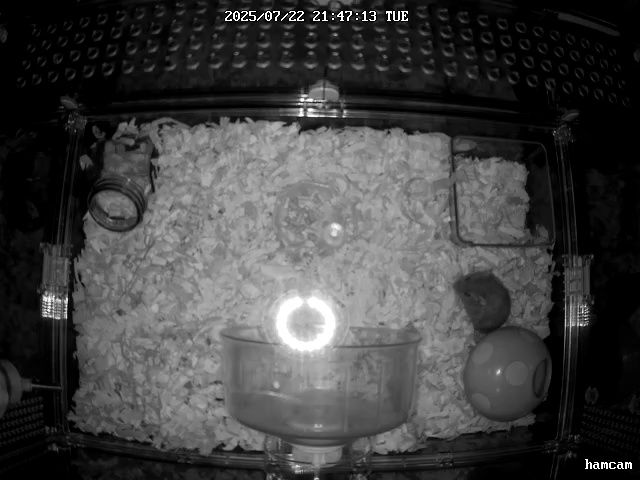
#> input picture data/raw_frames/hamster_manual_20250722_214713_365.jpg, 640 x 480 px, given in place of the camera
$ python data_quality.py   (older library calls are emulated)
#> lines starting #> are read from the running program, lines starting #| are printed output that depends on the picture
#> in main, frame is the input picture: shape (480, 640, 3); min 0, max 255, mean 65.2
### phase3_hamster_tracking/utils/hamster_config.py
#!/usr/bin/env python3
# -*- coding: utf-8 -*-
"""
ハムスター管理システム設定管理モジュール
YAML設定ファイルの読み込み・管理・検証を行う
"""

import os
import sys
# UTF-8エンコーディング強制設定
if sys.stdout.encoding != 'UTF-8':
    os.environ['PYTHONIOENCODING'] = 'utf-8'

import yaml
from dataclasses import dataclass, field
from typing import List, Dict, Optional, Union, Any, Tuple
from datetime import datetime
import numpy as np
import logging

# ログ設定
logger = logging.getLogger(__name__)

@dataclass
class CageConfig:
    """ケージ設定データクラス"""
    width: float = 380.0
    height: float = 280.0
    depth: float = 200.0
    material: str = "acrylic"
    corner_markers: bool = True
    reference_object_size: float = 50.0
    background_color: str = "white"
    camera_height_mm: float = 400.0
    lighting_type: str = "mixed"
    viewing_angle_degrees: float = 90.0

    def get_area_mm2(self) -> float:
        """ケージ面積を取得 (mm²)"""
        return self.width * self.height

    def get_aspect_ratio(self) -> float:
        """ケージのアスペクト比を取得"""
        return self.width / self.height

    # [17 lines left out: function validate, not called in this run]

@dataclass
class CalibrationConfig:
    """座標校正設定データクラス"""
    method: str = "manual"
    calibration_points: int = 4
    calibration_matrix_file: str = "calibration_matrix.yaml"
    backup_calibration_file: str = "calibration_backup.yaml"
    validation_enabled: bool = True
    reference_distance_mm: float = 100.0
    accuracy_threshold_mm: float = 5.0
    auto_validation: bool = True

    # 自動校正設定
    corner_detection_method: str = "contour"
    edge_threshold: int = 50
    min_area_ratio: float = 0.7
    gaussian_blur_kernel: int = 5

    # [17 lines left out: function validate, not called in this run]

@dataclass
class DeepLabCutConfig:
    """DeepLabCut設定データクラス"""
    config_file: str = "deeplabcut/config.yaml"
    model_path: str = "deeplabcut/models/latest"
    confidence_threshold: float = 0.7
    inference_engine: str = "tensorflow"

    # 身体部位設定
    phase1_parts: List[str] = field(default_factory=lambda: ["nose", "back", "tail"])
    phase2_parts: List[str] = field(default_factory=lambda: ["nose", "head", "back", "hip", "tail"])
    phase3_parts: List[str] = field(default_factory=lambda: ["nose", "head", "left_ear", "right_ear", "back", "hip", "tail"])
    current_phase: str = "phase1"

    # 身体部位重み
    body_part_weights: Dict[str, float] = field(default_factory=lambda: {
        'nose': 0.2, 'head': 0.25, 'left_ear': 0.05, 'right_ear': 0.05,
        'back': 0.3, 'hip': 0.25, 'tail': 0.1
    })

    # 推論設定
    batch_size: int = 1
    input_resolution: List[int] = field(default_factory=lambda: [480, 640])
    preprocessing_enabled: bool = True
    postprocessing_enabled: bool = True

    # [42 lines left out: functions get_current_body_parts, get_active_weights, validate, not called in this run]

@dataclass
class MovementTrackingConfig:
    """移動追跡設定データクラス"""
    # 物理的制約
    max_speed_mm_per_sec: float = 200.0
    max_acceleration_mm_per_sec2: float = 500.0
    min_movement_threshold_mm: float = 2.0
    max_jump_distance_mm: float = 50.0

    # フィルタリング設定
    kalman_filter_enabled: bool = True
    smoothing_window_size: int = 5
    outlier_detection_enabled: bool = True
    outlier_threshold_sigma: float = 2.5
    interpolation_max_frames: int = 3

    # 統計計算設定
    sampling_interval_sec: float = 1.0
    daily_summary_time: str = "23:59"
    activity_threshold_mm_per_min: float = 100.0
    rest_threshold_sec: int = 300

    # [20 lines left out: function validate, not called in this run]

@dataclass
class MonitoringConfig:
    """システム監視設定データクラス"""
    # 性能監視
    target_fps: float = 2.0
    max_processing_time_ms: int = 500
    memory_limit_mb: int = 512
    cpu_limit_percent: int = 80

    # アラート設定
    no_movement_hours: int = 4
    system_error_threshold: int = 10
    low_confidence_ratio_threshold: float = 0.5
    high_memory_usage_threshold: float = 0.9

    # ログ設定
    log_level: str = "INFO"
    file_rotation_size_mb: int = 10
    max_log_files: int = 5
    console_output: bool = True

    # [14 lines left out: function validate, not called in this run]

@dataclass
class HamsterTrackingConfig:
    """ハムスター管理システム総合設定データクラス"""
    # 基本システム情報
    version: str = "3.0"
    name: str = "hamster_tracking_system"
    description: str = "Hamster tracking system configuration"

    # 各種設定
    cage: CageConfig = field(default_factory=CageConfig)
    calibration: CalibrationConfig = field(default_factory=CalibrationConfig)
    deeplabcut: DeepLabCutConfig = field(default_factory=DeepLabCutConfig)
    movement: MovementTrackingConfig = field(default_factory=MovementTrackingConfig)
    monitoring: MonitoringConfig = field(default_factory=MonitoringConfig)

    # データ収集設定
    storage_base_dir: str = "./data"
    auto_quality_check: bool = True

    # ネットワーク設定
    rtsp_stream_type: str = "sub"
    rtsp_reconnect_attempts: int = 5
    rtsp_timeout_sec: int = 10

    # 開発設定
    debug_mode: bool = False
    test_mode: bool = False

    # [268 lines left out: functions from_yaml, to_yaml, validate_all, update_cage_size, get_cage_corners_mm, summary, not called in this run]

def load_config(file_path: str = None) -> HamsterTrackingConfig:
    """設定ファイルを読み込み（デフォルトパス対応）"""
    if file_path is None:
        # デフォルト設定ファイルパス
        base_dir = os.path.dirname(os.path.dirname(os.path.abspath(__file__)))
        file_path = os.path.join(base_dir, 'config', 'hamster_config.yaml')

    if os.path.exists(file_path):
        return HamsterTrackingConfig.from_yaml(file_path)
    else:
        logger.warning(f"設定ファイル '{file_path}' が見つかりません。デフォルト設定を使用します。")
        return HamsterTrackingConfig()

# [28 lines that do not run on import are left out]

### phase3_hamster_tracking/data_collection/data_quality.py
#!/usr/bin/env python3
# -*- coding: utf-8 -*-
"""
データ品質評価システム
DeepLabCut学習用画像の品質を自動評価・フィルタリングするモジュール
"""

import os
import sys
import cv2
import numpy as np
from datetime import datetime
from typing import Dict, List, Tuple, Optional, Union
from dataclasses import dataclass, asdict
from enum import Enum
import logging
from pathlib import Path

# プロジェクトパスを追加
sys.path.append(os.path.dirname(os.path.dirname(os.path.dirname(os.path.abspath(__file__)))))
from phase3_hamster_tracking.utils.hamster_config import HamsterTrackingConfig, load_config

# ログ設定
logger = logging.getLogger(__name__)

class QualityLevel(Enum):
    """品質レベル列挙型"""
    EXCELLENT = "excellent"
    GOOD = "good"
    ACCEPTABLE = "acceptable"
    POOR = "poor"
    REJECT = "reject"

@dataclass
class QualityMetrics:
    """品質評価指標データクラス"""
    # 基本的な画像品質
    blur_score: float                # ブラー検出スコア（高いほど鮮明）
    brightness_score: float          # 輝度スコア（0-1、0.5が理想）
    contrast_score: float            # コントラストスコア（高いほど良い）
    noise_score: float              # ノイズスコア（低いほど良い）
    saturation_score: float         # 彩度スコア（適度な彩度が理想）

    # ハムスター検出関連
    hamster_visibility_score: float  # ハムスター可視性スコア
    hamster_size_score: float       # ハムスターサイズ適正スコア
    pose_clarity_score: float       # 姿勢の明瞭性スコア

    # 背景・環境
    background_stability_score: float  # 背景安定性スコア
    lighting_consistency_score: float # 照明一貫性スコア
    shadow_interference_score: float  # 影の干渉スコア

    # 総合評価
    overall_score: float             # 総合品質スコア（0-1）
    quality_level: QualityLevel     # 品質レベル

    # メタデータ
    evaluation_timestamp: datetime
    frame_resolution: Tuple[int, int]
    file_size_bytes: Optional[int] = None
    notes: List[str] = None

@dataclass
class QualityStats:
    """品質評価統計データクラス"""
    total_evaluated: int = 0
    excellent_count: int = 0
    good_count: int = 0
    acceptable_count: int = 0
    poor_count: int = 0
    rejected_count: int = 0
    average_overall_score: float = 0.0
    average_blur_score: float = 0.0
    average_brightness_score: float = 0.0
    average_contrast_score: float = 0.0

class DataQualityAssessor:
    """データ品質評価システム"""

    def __init__(self, config: Optional[HamsterTrackingConfig] = None):
        """
        データ品質評価システムを初期化

        Args:
            config: ハムスター管理システム設定
        """
        self.config = config if config else load_config()

        # 品質閾値設定（デフォルト値使用）
        self.quality_thresholds = {
            'blur_threshold': 100.0,  # デフォルト値
            'brightness_range': [50, 200],  # デフォルト値
            'contrast_threshold': 0.3,  # デフォルト値
            'min_hamster_area_ratio': 0.01,  # フレーム面積に対する最小ハムスター面積比
            'max_hamster_area_ratio': 0.15,  # フレーム面積に対する最大ハムスター面積比
            'noise_variance_threshold': 100.0,  # ノイズ分散閾値
            'saturation_optimal_range': (0.3, 0.8)  # 最適彩度範囲
        }

        # 品質レベル閾値
        self.level_thresholds = {
            QualityLevel.EXCELLENT: 0.8,
            QualityLevel.GOOD: 0.65,
            QualityLevel.ACCEPTABLE: 0.5,
            QualityLevel.POOR: 0.3,
            QualityLevel.REJECT: 0.0
        }

        # 統計情報
        self.stats = QualityStats()

        # 背景モデル（背景安定性評価用）
        self.background_model = None
        self.background_frames = []
        self.max_background_frames = 10

        logger.info("データ品質評価システム初期化完了")

    def evaluate_image_quality(
        self,
        image: np.ndarray,
        file_path: Optional[str] = None,
        detect_hamster: bool = True
    ) -> QualityMetrics:
        """
        画像の品質を総合評価

        Args:
            image: 評価対象画像
            file_path: ファイルパス（ファイルサイズ取得用）
            detect_hamster: ハムスター検出を行うかどうか

        Returns:
            品質評価結果
        """
        try:
            # 基本品質指標の評価
            blur_score = self._evaluate_blur(image)
            brightness_score = self._evaluate_brightness(image)
            contrast_score = self._evaluate_contrast(image)
            noise_score = self._evaluate_noise(image)
            saturation_score = self._evaluate_saturation(image)

            # ハムスター関連評価
            hamster_visibility = 0.5  # デフォルト値
            hamster_size = 0.5
            pose_clarity = 0.5

            if detect_hamster:
                hamster_metrics = self._evaluate_hamster_visibility(image)
                hamster_visibility = hamster_metrics['visibility_score']
                hamster_size = hamster_metrics['size_score']
                pose_clarity = hamster_metrics['pose_clarity']

            # 背景・環境評価
            background_stability = self._evaluate_background_stability(image)
            lighting_consistency = self._evaluate_lighting_consistency(image)
            shadow_interference = self._evaluate_shadow_interference(image)

            # 総合スコア計算（重み付き平均）
            weights = {
                'blur': 0.2,
                'brightness': 0.1,
                'contrast': 0.1,
                'noise': 0.1,
                'saturation': 0.05,
                'hamster_visibility': 0.25,
                'hamster_size': 0.1,
                'pose_clarity': 0.15,
                'background': 0.03,
                'lighting': 0.05,
                'shadow': 0.02
            }

            overall_score = (
                blur_score * weights['blur'] +
                brightness_score * weights['brightness'] +
                contrast_score * weights['contrast'] +
                (1.0 - noise_score) * weights['noise'] +  # ノイズは低いほど良い
                saturation_score * weights['saturation'] +
                hamster_visibility * weights['hamster_visibility'] +
                hamster_size * weights['hamster_size'] +
                pose_clarity * weights['pose_clarity'] +
                background_stability * weights['background'] +
                lighting_consistency * weights['lighting'] +
                (1.0 - shadow_interference) * weights['shadow']  # 影は少ないほど良い
            )

            # 品質レベル判定
            quality_level = self._determine_quality_level(overall_score)

            # ファイルサイズ取得
            file_size = None
            if file_path and os.path.exists(file_path):
                file_size = os.path.getsize(file_path)

            # 評価結果作成
            metrics = QualityMetrics(
                blur_score=blur_score,
                brightness_score=brightness_score,
                contrast_score=contrast_score,
                noise_score=noise_score,
                saturation_score=saturation_score,
                hamster_visibility_score=hamster_visibility,
                hamster_size_score=hamster_size,
                pose_clarity_score=pose_clarity,
                background_stability_score=background_stability,
                lighting_consistency_score=lighting_consistency,
                shadow_interference_score=shadow_interference,
                overall_score=overall_score,
                quality_level=quality_level,
                evaluation_timestamp=datetime.now(),
                frame_resolution=(image.shape[1], image.shape[0]),
                file_size_bytes=file_size,
                notes=self._generate_quality_notes(locals())
            )

            # 統計更新
            self._update_stats(metrics)

            return metrics

        except Exception as e:
            logger.error(f"画像品質評価エラー: {e}")
            # エラー時のデフォルト評価
            return QualityMetrics(
                blur_score=0.0, brightness_score=0.0, contrast_score=0.0,
                noise_score=1.0, saturation_score=0.0,
                hamster_visibility_score=0.0, hamster_size_score=0.0, pose_clarity_score=0.0,
                background_stability_score=0.0, lighting_consistency_score=0.0,
                shadow_interference_score=1.0,
                overall_score=0.0, quality_level=QualityLevel.REJECT,
                evaluation_timestamp=datetime.now(),
                frame_resolution=(0, 0),
                notes=[f"評価エラー: {str(e)}"]
            )

    def _evaluate_blur(self, image: np.ndarray) -> float:
        """ブラー検出評価"""
        try:
            # グレースケール変換
            gray = cv2.cvtColor(image, cv2.COLOR_BGR2GRAY) if len(image.shape) == 3 else image

            # ラプラシアン分散によるブラー検出
            laplacian_var = cv2.Laplacian(gray, cv2.CV_64F).var()
#> laplacian_var = 1194.6

            # Sobelオペレータによる追加検証
            sobel_x = cv2.Sobel(gray, cv2.CV_64F, 1, 0, ksize=3)
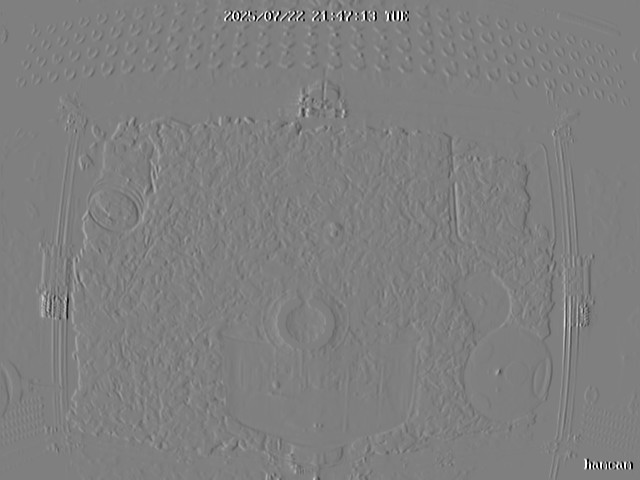
#> sobel_x: shape (480, 640) float64; min -1020, max 1020, mean -0.1; drawn with min black and max white
            sobel_y = cv2.Sobel(gray, cv2.CV_64F, 0, 1, ksize=3)
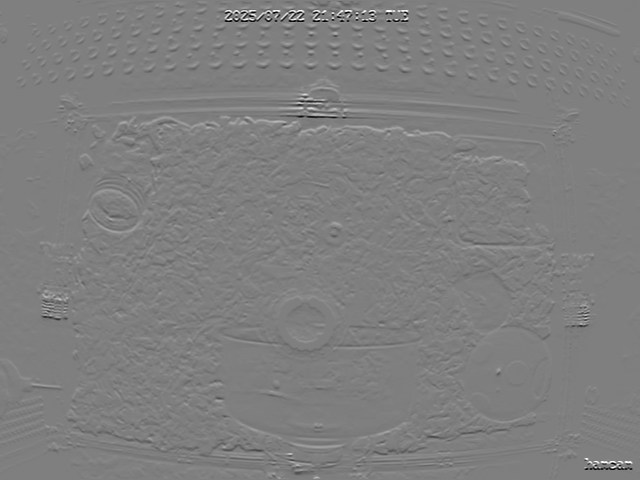
#> sobel_y: shape (480, 640) float64; min -1016, max 1018, mean 0.1; drawn with min black and max white
            sobel_magnitude = np.sqrt(sobel_x**2 + sobel_y**2).mean()
#> sobel_magnitude = 47.46

            # 両方の値を正規化して組み合わせ
            threshold = self.quality_thresholds['blur_threshold']
            laplacian_score = min(laplacian_var / threshold, 1.0)
#> laplacian_score = 1
#> (the rest of the program and of its run is left out)
